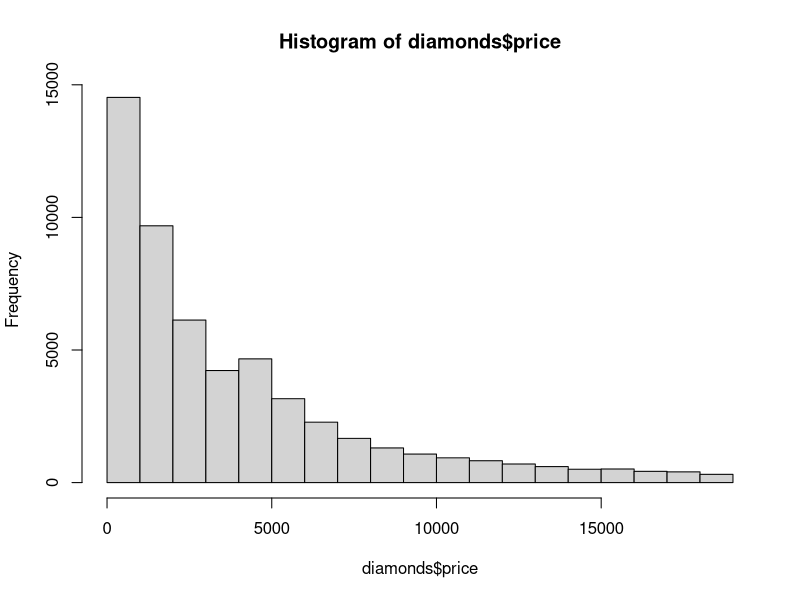
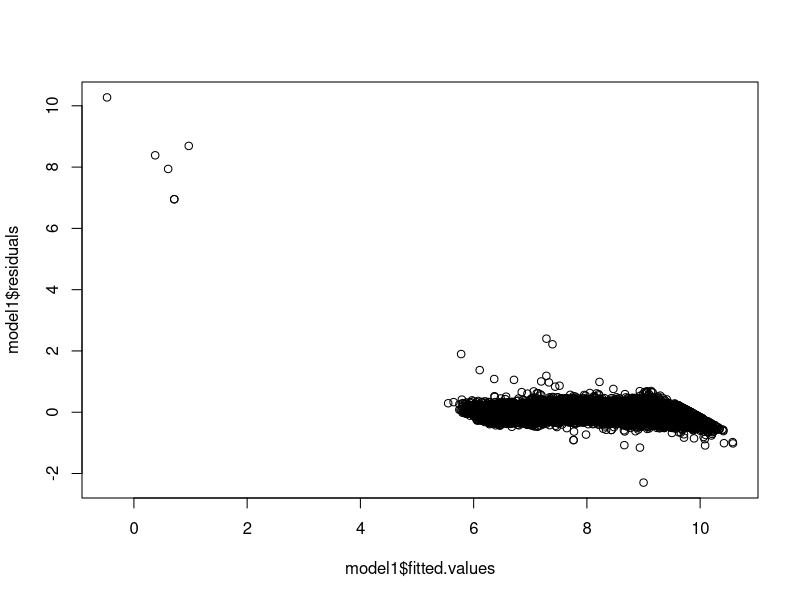

Reproduce these figures in R, in order.
library(ggplot2)

str(diamonds)

#price - target variable

hist(diamonds$price)
summary(diamonds$price)
#Not following a normal distribution

summary(log(diamonds$price))
diamonds$log_price <- log(diamonds$price)
diamonds$price <- NULL
#Log transformation is performed

cor(diamonds$carat,diamonds$log_price)
#Correlation between input and target variable

set.seed(101)
idx = sample(nrow(diamonds),nrow(diamonds)*0.8)

train = diamonds[idx,]
test = diamonds[-idx,]
#Dividing the train and test set

model1 = lm(log_price~.,data=train)
#Creating the model

model2 = lm(log_price~carat+cut+color,data = train)

summary(model1)

names(model1)

model1$residuals
#Gives the error terms or the residuals for model 1

SSE <- sum(model1$residuals^2)
#This is the sum of squared errors for model1 

plot(model1$fitted.values,model1$residuals)

test$y_pred = predict(model1,newdata = test)
#predicting the values for test set

test$diff = test$log_price-test$y_pred

cor(test$y_pred,test$diff)

test$diff_sq = test$diff**2

rmse = sqrt(mean(test$diff_sq))

error_percent = rmse/mean(test$log_price)
error_percent

cd <- cooks.distance(model1)
